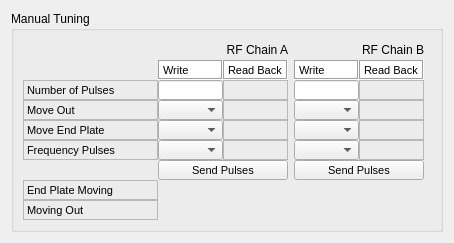
<?xml version="1.0" encoding="UTF-8"?>
<ui version="4.0">
 <class>Form</class>
 <widget class="QWidget" name="Form">
  <property name="geometry">
   <rect>
    <x>0</x>
    <y>0</y>
    <width>454</width>
    <height>236</height>
   </rect>
  </property>
  <property name="windowTitle">
   <string>Form</string>
  </property>
  <layout class="QGridLayout" name="gridLayout">
   <item row="0" column="0">
    <widget class="QGroupBox" name="groupBox_21">
     <property name="title">
      <string>Manual Tuning</string>
     </property>
     <property name="flat">
      <bool>true</bool>
     </property>
     <layout class="QFormLayout" name="formLayout_4">
      <item row="0" column="0">
       <layout class="QGridLayout" name="_2">
        <property name="spacing">
         <number>0</number>
        </property>
        <item row="1" column="1">
         <widget class="QLabel" name="label_46">
          <property name="sizePolicy">
           <sizepolicy hsizetype="Fixed" vsizetype="Fixed">
            <horstretch>0</horstretch>
            <verstretch>0</verstretch>
           </sizepolicy>
          </property>
          <property name="minimumSize">
           <size>
            <width>65</width>
            <height>20</height>
           </size>
          </property>
          <property name="maximumSize">
           <size>
            <width>65</width>
            <height>20</height>
           </size>
          </property>
          <property name="palette">
           <palette>
            <active>
             <colorrole role="Base">
              <brush brushstyle="SolidPattern">
               <color alpha="255">
                <red>255</red>
                <green>255</green>
                <blue>255</blue>
               </color>
              </brush>
             </colorrole>
             <colorrole role="Window">
              <brush brushstyle="SolidPattern">
               <color alpha="255">
                <red>255</red>
                <green>255</green>
                <blue>255</blue>
               </color>
              </brush>
             </colorrole>
            </active>
            <inactive>
             <colorrole role="Base">
              <brush brushstyle="SolidPattern">
               <color alpha="255">
                <red>255</red>
                <green>255</green>
                <blue>255</blue>
               </color>
              </brush>
             </colorrole>
             <colorrole role="Window">
              <brush brushstyle="SolidPattern">
               <color alpha="255">
                <red>255</red>
                <green>255</green>
                <blue>255</blue>
               </color>
              </brush>
             </colorrole>
            </inactive>
            <disabled>
             <colorrole role="Base">
              <brush brushstyle="SolidPattern">
               <color alpha="255">
                <red>255</red>
                <green>255</green>
                <blue>255</blue>
               </color>
              </brush>
             </colorrole>
             <colorrole role="Window">
              <brush brushstyle="SolidPattern">
               <color alpha="255">
                <red>255</red>
                <green>255</green>
                <blue>255</blue>
               </color>
              </brush>
             </colorrole>
            </disabled>
           </palette>
          </property>
          <property name="font">
           <font>
            <pointsize>8</pointsize>
           </font>
          </property>
          <property name="autoFillBackground">
           <bool>true</bool>
          </property>
          <property name="frameShape">
           <enum>QFrame::Box</enum>
          </property>
          <property name="frameShadow">
           <enum>QFrame::Sunken</enum>
          </property>
          <property name="text">
           <string>Write</string>
          </property>
         </widget>
        </item>
        <item row="1" column="2">
         <widget class="QLabel" name="label_47">
          <property name="sizePolicy">
           <sizepolicy hsizetype="Fixed" vsizetype="Fixed">
            <horstretch>0</horstretch>
            <verstretch>0</verstretch>
           </sizepolicy>
          </property>
          <property name="minimumSize">
           <size>
            <width>65</width>
            <height>20</height>
           </size>
          </property>
          <property name="maximumSize">
           <size>
            <width>65</width>
            <height>20</height>
           </size>
          </property>
          <property name="palette">
           <palette>
            <active>
             <colorrole role="Base">
              <brush brushstyle="SolidPattern">
               <color alpha="255">
                <red>255</red>
                <green>255</green>
                <blue>255</blue>
               </color>
              </brush>
             </colorrole>
             <colorrole role="Window">
              <brush brushstyle="SolidPattern">
               <color alpha="255">
                <red>255</red>
                <green>255</green>
                <blue>255</blue>
               </color>
              </brush>
             </colorrole>
            </active>
            <inactive>
             <colorrole role="Base">
              <brush brushstyle="SolidPattern">
               <color alpha="255">
                <red>255</red>
                <green>255</green>
                <blue>255</blue>
               </color>
              </brush>
             </colorrole>
             <colorrole role="Window">
              <brush brushstyle="SolidPattern">
               <color alpha="255">
                <red>255</red>
                <green>255</green>
                <blue>255</blue>
               </color>
              </brush>
             </colorrole>
            </inactive>
            <disabled>
             <colorrole role="Base">
              <brush brushstyle="SolidPattern">
               <color alpha="255">
                <red>255</red>
                <green>255</green>
                <blue>255</blue>
               </color>
              </brush>
             </colorrole>
             <colorrole role="Window">
              <brush brushstyle="SolidPattern">
               <color alpha="255">
                <red>255</red>
                <green>255</green>
                <blue>255</blue>
               </color>
              </brush>
             </colorrole>
            </disabled>
           </palette>
          </property>
          <property name="font">
           <font>
            <pointsize>8</pointsize>
           </font>
          </property>
          <property name="autoFillBackground">
           <bool>true</bool>
          </property>
          <property name="frameShape">
           <enum>QFrame::Box</enum>
          </property>
          <property name="frameShadow">
           <enum>QFrame::Sunken</enum>
          </property>
          <property name="text">
           <string>Read Back</string>
          </property>
         </widget>
        </item>
        <item row="2" column="0">
         <widget class="QLabel" name="label_25">
          <property name="minimumSize">
           <size>
            <width>135</width>
            <height>20</height>
           </size>
          </property>
          <property name="maximumSize">
           <size>
            <width>135</width>
            <height>20</height>
           </size>
          </property>
          <property name="font">
           <font>
            <pointsize>8</pointsize>
           </font>
          </property>
          <property name="frameShape">
           <enum>QFrame::StyledPanel</enum>
          </property>
          <property name="text">
           <string>Number of Pulses</string>
          </property>
         </widget>
        </item>
        <item row="2" column="1">
         <widget class="TaurusValueLineEdit" name="lineEdit_numberPulses">
          <property name="sizePolicy">
           <sizepolicy hsizetype="Fixed" vsizetype="Fixed">
            <horstretch>0</horstretch>
            <verstretch>0</verstretch>
           </sizepolicy>
          </property>
          <property name="minimumSize">
           <size>
            <width>65</width>
            <height>20</height>
           </size>
          </property>
          <property name="maximumSize">
           <size>
            <width>65</width>
            <height>20</height>
           </size>
          </property>
          <property name="font">
           <font>
            <pointsize>8</pointsize>
           </font>
          </property>
          <property name="autoApply" stdset="0">
           <bool>false</bool>
          </property>
         </widget>
        </item>
        <item row="3" column="0">
         <widget class="QLabel" name="label_23">
          <property name="minimumSize">
           <size>
            <width>135</width>
            <height>20</height>
           </size>
          </property>
          <property name="maximumSize">
           <size>
            <width>135</width>
            <height>20</height>
           </size>
          </property>
          <property name="font">
           <font>
            <pointsize>8</pointsize>
           </font>
          </property>
          <property name="frameShape">
           <enum>QFrame::StyledPanel</enum>
          </property>
          <property name="text">
           <string>Move Out</string>
          </property>
         </widget>
        </item>
        <item row="3" column="1">
         <widget class="TaurusValueComboBox" name="comboBox_moveUp">
          <property name="sizePolicy">
           <sizepolicy hsizetype="Fixed" vsizetype="Fixed">
            <horstretch>0</horstretch>
            <verstretch>0</verstretch>
           </sizepolicy>
          </property>
          <property name="minimumSize">
           <size>
            <width>65</width>
            <height>20</height>
           </size>
          </property>
          <property name="maximumSize">
           <size>
            <width>65</width>
            <height>20</height>
           </size>
          </property>
          <property name="font">
           <font>
            <pointsize>8</pointsize>
           </font>
          </property>
          <property name="autoApply" stdset="0">
           <bool>true</bool>
          </property>
         </widget>
        </item>
        <item row="4" column="0">
         <widget class="QLabel" name="label_24">
          <property name="minimumSize">
           <size>
            <width>135</width>
            <height>20</height>
           </size>
          </property>
          <property name="maximumSize">
           <size>
            <width>135</width>
            <height>20</height>
           </size>
          </property>
          <property name="font">
           <font>
            <pointsize>8</pointsize>
           </font>
          </property>
          <property name="frameShape">
           <enum>QFrame::StyledPanel</enum>
          </property>
          <property name="text">
           <string>Move End Plate</string>
          </property>
         </widget>
        </item>
        <item row="4" column="1">
         <widget class="TaurusValueComboBox" name="comboBox_movePlg">
          <property name="sizePolicy">
           <sizepolicy hsizetype="Fixed" vsizetype="Fixed">
            <horstretch>0</horstretch>
            <verstretch>0</verstretch>
           </sizepolicy>
          </property>
          <property name="minimumSize">
           <size>
            <width>65</width>
            <height>20</height>
           </size>
          </property>
          <property name="maximumSize">
           <size>
            <width>65</width>
            <height>20</height>
           </size>
          </property>
          <property name="font">
           <font>
            <pointsize>8</pointsize>
           </font>
          </property>
          <property name="autoApply" stdset="0">
           <bool>true</bool>
          </property>
         </widget>
        </item>
        <item row="2" column="2">
         <widget class="TaurusLabel" name="tauValueLabel_numberPulses_2">
          <property name="font">
           <font>
            <pointsize>7</pointsize>
           </font>
          </property>
          <property name="frameShape">
           <enum>QFrame::StyledPanel</enum>
          </property>
         </widget>
        </item>
        <item row="3" column="2">
         <widget class="TaurusLabel" name="tauValueLabel_moveUp">
          <property name="font">
           <font>
            <pointsize>7</pointsize>
           </font>
          </property>
          <property name="frameShape">
           <enum>QFrame::StyledPanel</enum>
          </property>
         </widget>
        </item>
        <item row="4" column="2">
         <widget class="TaurusLabel" name="tauValueLabel_movePlg1">
          <property name="font">
           <font>
            <pointsize>7</pointsize>
           </font>
          </property>
          <property name="frameShape">
           <enum>QFrame::StyledPanel</enum>
          </property>
         </widget>
        </item>
        <item row="6" column="1" colspan="2">
         <widget class="QPushButton" name="pushButton_rTU">
          <property name="sizePolicy">
           <sizepolicy hsizetype="Fixed" vsizetype="Fixed">
            <horstretch>0</horstretch>
            <verstretch>0</verstretch>
           </sizepolicy>
          </property>
          <property name="minimumSize">
           <size>
            <width>65</width>
            <height>20</height>
           </size>
          </property>
          <property name="maximumSize">
           <size>
            <width>1000</width>
            <height>20</height>
           </size>
          </property>
          <property name="font">
           <font>
            <pointsize>8</pointsize>
           </font>
          </property>
          <property name="text">
           <string>Send Pulses</string>
          </property>
         </widget>
        </item>
        <item row="0" column="2">
         <widget class="QLabel" name="label_69">
          <property name="minimumSize">
           <size>
            <width>0</width>
            <height>20</height>
           </size>
          </property>
          <property name="maximumSize">
           <size>
            <width>16777215</width>
            <height>20</height>
           </size>
          </property>
          <property name="text">
           <string>RF Chain A</string>
          </property>
          <property name="alignment">
           <set>Qt::AlignRight|Qt::AlignTrailing|Qt::AlignVCenter</set>
          </property>
         </widget>
        </item>
        <item row="5" column="0">
         <widget class="QLabel" name="label_20">
          <property name="minimumSize">
           <size>
            <width>135</width>
            <height>20</height>
           </size>
          </property>
          <property name="maximumSize">
           <size>
            <width>135</width>
            <height>20</height>
           </size>
          </property>
          <property name="font">
           <font>
            <pointsize>8</pointsize>
           </font>
          </property>
          <property name="frameShape">
           <enum>QFrame::StyledPanel</enum>
          </property>
          <property name="text">
           <string>Frequency Pulses</string>
          </property>
         </widget>
        </item>
        <item row="5" column="1">
         <widget class="TaurusValueComboBox" name="comboBox_freqPulses">
          <property name="sizePolicy">
           <sizepolicy hsizetype="Fixed" vsizetype="Fixed">
            <horstretch>0</horstretch>
            <verstretch>0</verstretch>
           </sizepolicy>
          </property>
          <property name="minimumSize">
           <size>
            <width>65</width>
            <height>20</height>
           </size>
          </property>
          <property name="maximumSize">
           <size>
            <width>65</width>
            <height>20</height>
           </size>
          </property>
          <property name="font">
           <font>
            <pointsize>8</pointsize>
           </font>
          </property>
          <property name="autoApply" stdset="0">
           <bool>false</bool>
          </property>
         </widget>
        </item>
        <item row="5" column="2">
         <widget class="TaurusLabel" name="tauValueLabel_freqPulses">
          <property name="font">
           <font>
            <pointsize>7</pointsize>
           </font>
          </property>
          <property name="frameShape">
           <enum>QFrame::StyledPanel</enum>
          </property>
         </widget>
        </item>
        <item row="7" column="0">
         <widget class="QLabel" name="label_168">
          <property name="minimumSize">
           <size>
            <width>135</width>
            <height>20</height>
           </size>
          </property>
          <property name="maximumSize">
           <size>
            <width>135</width>
            <height>20</height>
           </size>
          </property>
          <property name="font">
           <font>
            <pointsize>8</pointsize>
           </font>
          </property>
          <property name="frameShape">
           <enum>QFrame::StyledPanel</enum>
          </property>
          <property name="text">
           <string>End Plate Moving</string>
          </property>
         </widget>
        </item>
        <item row="8" column="0">
         <widget class="QLabel" name="label_171">
          <property name="minimumSize">
           <size>
            <width>135</width>
            <height>20</height>
           </size>
          </property>
          <property name="maximumSize">
           <size>
            <width>135</width>
            <height>20</height>
           </size>
          </property>
          <property name="font">
           <font>
            <pointsize>8</pointsize>
           </font>
          </property>
          <property name="frameShape">
           <enum>QFrame::StyledPanel</enum>
          </property>
          <property name="text">
           <string>Moving Out</string>
          </property>
         </widget>
        </item>
        <item row="7" column="1">
         <widget class="TaurusBoolLed" name="taurusBoolLed_27">
          <property name="alignment">
           <set>Qt::AlignLeading|Qt::AlignLeft|Qt::AlignVCenter</set>
          </property>
          <property name="ledColor" stdset="0">
           <string>GREEN</string>
          </property>
          <property name="ledColorOff" stdset="0">
           <string>GREENOFF</string>
          </property>
         </widget>
        </item>
        <item row="8" column="1">
         <widget class="TaurusBoolLed" name="taurusBoolLed_28">
          <property name="alignment">
           <set>Qt::AlignLeading|Qt::AlignLeft|Qt::AlignVCenter</set>
          </property>
          <property name="ledColor" stdset="0">
           <string>GREEN</string>
          </property>
          <property name="ledColorOff" stdset="0">
           <string>GREENOFF</string>
          </property>
         </widget>
        </item>
       </layout>
      </item>
      <item row="0" column="1">
       <layout class="QGridLayout" name="_8">
        <property name="spacing">
         <number>0</number>
        </property>
        <item row="1" column="1">
         <widget class="QLabel" name="label_134">
          <property name="sizePolicy">
           <sizepolicy hsizetype="Fixed" vsizetype="Fixed">
            <horstretch>0</horstretch>
            <verstretch>0</verstretch>
           </sizepolicy>
          </property>
          <property name="minimumSize">
           <size>
            <width>65</width>
            <height>20</height>
           </size>
          </property>
          <property name="maximumSize">
           <size>
            <width>65</width>
            <height>20</height>
           </size>
          </property>
          <property name="palette">
           <palette>
            <active>
             <colorrole role="Base">
              <brush brushstyle="SolidPattern">
               <color alpha="255">
                <red>255</red>
                <green>255</green>
                <blue>255</blue>
               </color>
              </brush>
             </colorrole>
             <colorrole role="Window">
              <brush brushstyle="SolidPattern">
               <color alpha="255">
                <red>255</red>
                <green>255</green>
                <blue>255</blue>
               </color>
              </brush>
             </colorrole>
            </active>
            <inactive>
             <colorrole role="Base">
              <brush brushstyle="SolidPattern">
               <color alpha="255">
                <red>255</red>
                <green>255</green>
                <blue>255</blue>
               </color>
              </brush>
             </colorrole>
             <colorrole role="Window">
              <brush brushstyle="SolidPattern">
               <color alpha="255">
                <red>255</red>
                <green>255</green>
                <blue>255</blue>
               </color>
              </brush>
             </colorrole>
            </inactive>
            <disabled>
             <colorrole role="Base">
              <brush brushstyle="SolidPattern">
               <color alpha="255">
                <red>255</red>
                <green>255</green>
                <blue>255</blue>
               </color>
              </brush>
             </colorrole>
             <colorrole role="Window">
              <brush brushstyle="SolidPattern">
               <color alpha="255">
                <red>255</red>
                <green>255</green>
                <blue>255</blue>
               </color>
              </brush>
             </colorrole>
            </disabled>
           </palette>
          </property>
          <property name="font">
           <font>
            <pointsize>8</pointsize>
           </font>
          </property>
          <property name="autoFillBackground">
           <bool>true</bool>
          </property>
          <property name="frameShape">
           <enum>QFrame::Box</enum>
          </property>
          <property name="frameShadow">
           <enum>QFrame::Sunken</enum>
          </property>
          <property name="text">
           <string>Read Back</string>
          </property>
         </widget>
        </item>
        <item row="2" column="0">
         <widget class="TaurusValueLineEdit" name="lineEdit_numberPulses_2">
          <property name="sizePolicy">
           <sizepolicy hsizetype="Fixed" vsizetype="Fixed">
            <horstretch>0</horstretch>
            <verstretch>0</verstretch>
           </sizepolicy>
          </property>
          <property name="minimumSize">
           <size>
            <width>65</width>
            <height>20</height>
           </size>
          </property>
          <property name="maximumSize">
           <size>
            <width>65</width>
            <height>20</height>
           </size>
          </property>
          <property name="font">
           <font>
            <pointsize>8</pointsize>
           </font>
          </property>
          <property name="autoApply" stdset="0">
           <bool>false</bool>
          </property>
         </widget>
        </item>
        <item row="3" column="0">
         <widget class="TaurusValueComboBox" name="comboBox_moveUp_2">
          <property name="sizePolicy">
           <sizepolicy hsizetype="Fixed" vsizetype="Fixed">
            <horstretch>0</horstretch>
            <verstretch>0</verstretch>
           </sizepolicy>
          </property>
          <property name="minimumSize">
           <size>
            <width>65</width>
            <height>20</height>
           </size>
          </property>
          <property name="maximumSize">
           <size>
            <width>65</width>
            <height>20</height>
           </size>
          </property>
          <property name="font">
           <font>
            <pointsize>8</pointsize>
           </font>
          </property>
          <property name="autoApply" stdset="0">
           <bool>true</bool>
          </property>
         </widget>
        </item>
        <item row="4" column="0">
         <widget class="TaurusValueComboBox" name="comboBox_movePlg_2">
          <property name="sizePolicy">
           <sizepolicy hsizetype="Fixed" vsizetype="Fixed">
            <horstretch>0</horstretch>
            <verstretch>0</verstretch>
           </sizepolicy>
          </property>
          <property name="minimumSize">
           <size>
            <width>65</width>
            <height>20</height>
           </size>
          </property>
          <property name="maximumSize">
           <size>
            <width>65</width>
            <height>20</height>
           </size>
          </property>
          <property name="font">
           <font>
            <pointsize>8</pointsize>
           </font>
          </property>
          <property name="autoApply" stdset="0">
           <bool>true</bool>
          </property>
         </widget>
        </item>
        <item row="2" column="1">
         <widget class="TaurusLabel" name="tauValueLabel_numberPulses_3">
          <property name="font">
           <font>
            <pointsize>7</pointsize>
           </font>
          </property>
          <property name="frameShape">
           <enum>QFrame::StyledPanel</enum>
          </property>
         </widget>
        </item>
        <item row="3" column="1">
         <widget class="TaurusLabel" name="tauValueLabel_moveUp_2">
          <property name="font">
           <font>
            <pointsize>7</pointsize>
           </font>
          </property>
          <property name="frameShape">
           <enum>QFrame::StyledPanel</enum>
          </property>
         </widget>
        </item>
        <item row="4" column="1">
         <widget class="TaurusLabel" name="tauValueLabel_movePlg1_2">
          <property name="font">
           <font>
            <pointsize>7</pointsize>
           </font>
          </property>
          <property name="frameShape">
           <enum>QFrame::StyledPanel</enum>
          </property>
         </widget>
        </item>
        <item row="6" column="0" colspan="2">
         <widget class="QPushButton" name="pushButton_rTU_2">
          <property name="sizePolicy">
           <sizepolicy hsizetype="Fixed" vsizetype="Fixed">
            <horstretch>0</horstretch>
            <verstretch>0</verstretch>
           </sizepolicy>
          </property>
          <property name="minimumSize">
           <size>
            <width>65</width>
            <height>20</height>
           </size>
          </property>
          <property name="maximumSize">
           <size>
            <width>1000</width>
            <height>20</height>
           </size>
          </property>
          <property name="font">
           <font>
            <pointsize>8</pointsize>
           </font>
          </property>
          <property name="text">
           <string>Send Pulses</string>
          </property>
         </widget>
        </item>
        <item row="1" column="0">
         <widget class="QLabel" name="label_133">
          <property name="sizePolicy">
           <sizepolicy hsizetype="Fixed" vsizetype="Fixed">
            <horstretch>0</horstretch>
            <verstretch>0</verstretch>
           </sizepolicy>
          </property>
          <property name="minimumSize">
           <size>
            <width>65</width>
            <height>20</height>
           </size>
          </property>
          <property name="maximumSize">
           <size>
            <width>65</width>
            <height>20</height>
           </size>
          </property>
          <property name="palette">
           <palette>
            <active>
             <colorrole role="Base">
              <brush brushstyle="SolidPattern">
               <color alpha="255">
                <red>255</red>
                <green>255</green>
                <blue>255</blue>
               </color>
              </brush>
             </colorrole>
             <colorrole role="Window">
              <brush brushstyle="SolidPattern">
               <color alpha="255">
                <red>255</red>
                <green>255</green>
                <blue>255</blue>
               </color>
              </brush>
             </colorrole>
            </active>
            <inactive>
             <colorrole role="Base">
              <brush brushstyle="SolidPattern">
               <color alpha="255">
                <red>255</red>
                <green>255</green>
                <blue>255</blue>
               </color>
              </brush>
             </colorrole>
             <colorrole role="Window">
              <brush brushstyle="SolidPattern">
               <color alpha="255">
                <red>255</red>
                <green>255</green>
                <blue>255</blue>
               </color>
              </brush>
             </colorrole>
            </inactive>
            <disabled>
             <colorrole role="Base">
              <brush brushstyle="SolidPattern">
               <color alpha="255">
                <red>255</red>
                <green>255</green>
                <blue>255</blue>
               </color>
              </brush>
             </colorrole>
             <colorrole role="Window">
              <brush brushstyle="SolidPattern">
               <color alpha="255">
                <red>255</red>
                <green>255</green>
                <blue>255</blue>
               </color>
              </brush>
             </colorrole>
            </disabled>
           </palette>
          </property>
          <property name="font">
           <font>
            <pointsize>8</pointsize>
           </font>
          </property>
          <property name="autoFillBackground">
           <bool>true</bool>
          </property>
          <property name="frameShape">
           <enum>QFrame::Box</enum>
          </property>
          <property name="frameShadow">
           <enum>QFrame::Sunken</enum>
          </property>
          <property name="text">
           <string>Write</string>
          </property>
         </widget>
        </item>
        <item row="0" column="1">
         <widget class="QLabel" name="label_70">
          <property name="minimumSize">
           <size>
            <width>0</width>
            <height>20</height>
           </size>
          </property>
          <property name="maximumSize">
           <size>
            <width>16777215</width>
            <height>20</height>
           </size>
          </property>
          <property name="text">
           <string>RF Chain B</string>
          </property>
          <property name="alignment">
           <set>Qt::AlignRight|Qt::AlignTrailing|Qt::AlignVCenter</set>
          </property>
         </widget>
        </item>
        <item row="5" column="0">
         <widget class="TaurusValueComboBox" name="comboBox_freqPulses_2">
          <property name="sizePolicy">
           <sizepolicy hsizetype="Fixed" vsizetype="Fixed">
            <horstretch>0</horstretch>
            <verstretch>0</verstretch>
           </sizepolicy>
          </property>
          <property name="minimumSize">
           <size>
            <width>65</width>
            <height>20</height>
           </size>
          </property>
          <property name="maximumSize">
           <size>
            <width>65</width>
            <height>20</height>
           </size>
          </property>
          <property name="font">
           <font>
            <pointsize>8</pointsize>
           </font>
          </property>
          <property name="autoApply" stdset="0">
           <bool>false</bool>
          </property>
         </widget>
        </item>
        <item row="5" column="1">
         <widget class="TaurusLabel" name="tauValueLabel_freqPulses_2">
          <property name="font">
           <font>
            <pointsize>7</pointsize>
           </font>
          </property>
          <property name="frameShape">
           <enum>QFrame::StyledPanel</enum>
          </property>
         </widget>
        </item>
        <item row="8" column="0">
         <widget class="TaurusBoolLed" name="taurusBoolLed_29">
          <property name="ledColor" stdset="0">
           <string>GREEN</string>
          </property>
          <property name="ledColorOff" stdset="0">
           <string>GREENOFF</string>
          </property>
         </widget>
        </item>
        <item row="7" column="0">
         <widget class="TaurusBoolLed" name="taurusBoolLed_30">
          <property name="ledColor" stdset="0">
           <string>GREEN</string>
          </property>
          <property name="ledColorOff" stdset="0">
           <string>GREENOFF</string>
          </property>
         </widget>
        </item>
       </layout>
      </item>
     </layout>
    </widget>
   </item>
  </layout>
 </widget>
 <customwidgets>
  <customwidget>
   <class>TaurusLabel</class>
   <extends>QLabel</extends>
   <header>taurus.qt.qtgui.display</header>
  </customwidget>
  <customwidget>
   <class>TaurusValueLineEdit</class>
   <extends>QLineEdit</extends>
   <header>taurus.qt.qtgui.input</header>
  </customwidget>
  <customwidget>
   <class>TaurusValueComboBox</class>
   <extends>QComboBox</extends>
   <header>taurus.qt.qtgui.input</header>
  </customwidget>
  <customwidget>
   <class>TaurusBoolLed</class>
   <extends>QLabel</extends>
   <header>taurus.qt.qtgui.display</header>
  </customwidget>
 </customwidgets>
 <resources/>
 <connections/>
</ui>
